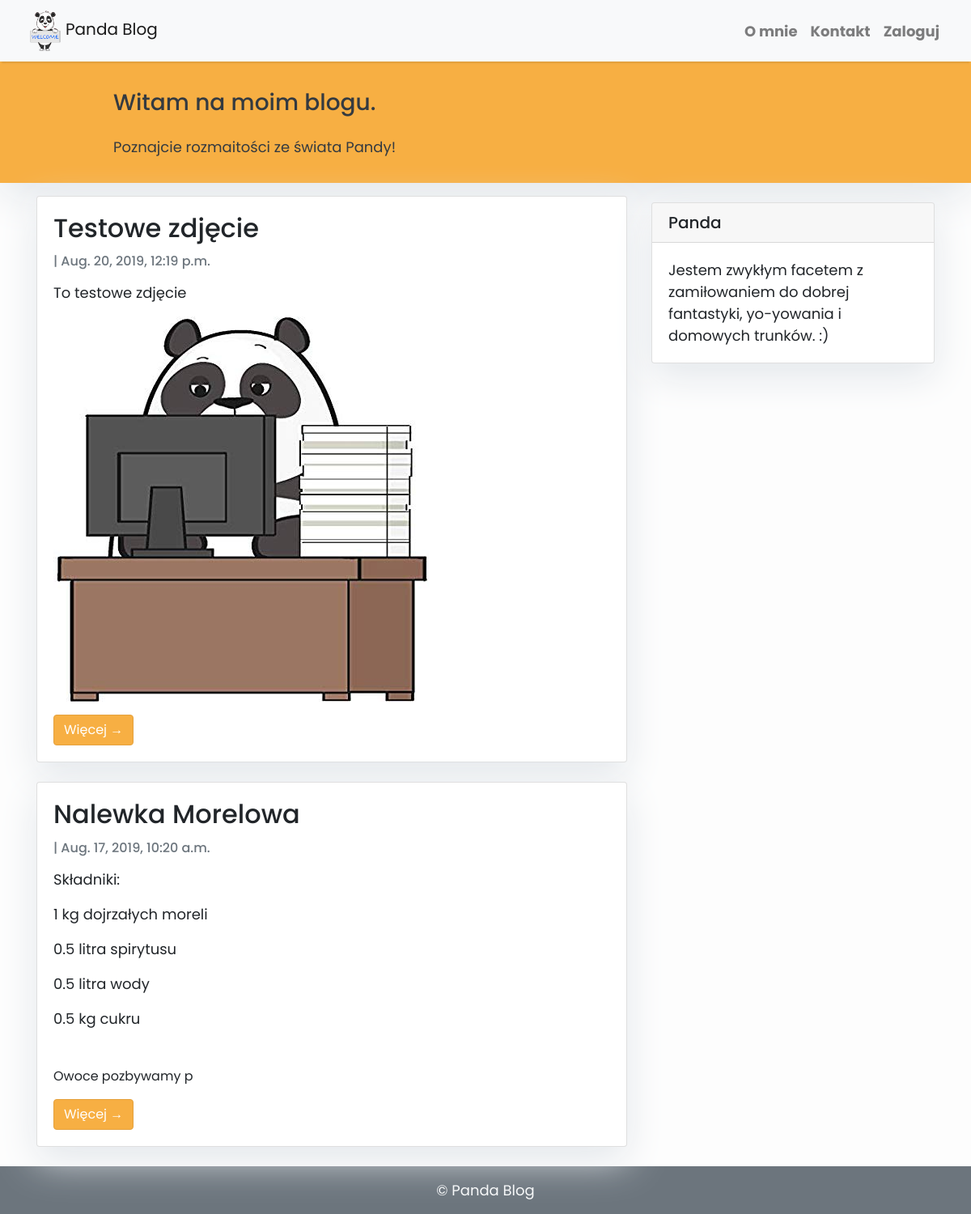
The page / on the database its author committed.
### blog/models.py (models this page shows, shortened)
class Post(models.Model):
    title = models.CharField(max_length=200, unique=True)
    slug = models.SlugField(max_length=200, unique=True)
    author = models.ForeignKey(User, on_delete= models.CASCADE,related_name='blog_posts')
    updated_on = models.DateTimeField(auto_now= True)
    content = models.TextField()
    created_on = models.DateTimeField(auto_now_add=True)
    status = models.IntegerField(choices=STATUS, default=0)
    class Meta:
        ordering = ['-created_on']

### blog/views.py (the view)
# urls.py: path('', PostList.as_view(), name='home'),
class PostList(generic.ListView):
    queryset = Post.objects.filter(status=1).order_by('-created_on')
    template_name = 'index.html'

### blog/templates/index.html (shortened to what this page needs)
{% extends "base.html" %}
{% block content %}
<header class="masthead">
    <div class="container">
        <div class="row">
            <div class=" col-md-8 col-md-10 mx-auto">
                <div class="site-heading">
                    <h3 class=" site-heading my-4 mt-3 text-dark"> Witam na moim blogu. </h3>
                    <p class="text-dark"> Poznajcie rozmaitości ze świata Pandy!
                    </p>
                </div>
            </div>
        </div>
    </div>
</header>
<div class="container">
    <div class="row">
        <div class="col-md-8 mt-3 left">
            {% for post in post_list %}
            <div class="card mb-4">
                <div class="card-body">
                    <h2 class="card-title">{{ post.title }}</h2>
                    <p class="card-text text-muted h6">{{ post.Author }} | {{ post.created_on}} </p>
                    <p class="card-text">{{post.content|slice:":200"|safe }}</p>
                    <a href="{% url 'post_detail' post.slug  %}" class="btn btn-primary"> Więcej &rarr;</a>
                </div>
            </div>
            {% endfor %}
        </div>
        {% block sidebar %} {% include 'sidebar.html' %} {% endblock sidebar %}
    </div>
</div>
{%endblock%}

### blog/templates/base.html (style rules this page uses)
body { font-family: "Poppins", sans-serif; font-size: 17px; background-color: #fdfdfd; }
.masthead { background: #F7AF43; height: auto; padding-bottom: 15px; box-shadow: 0 16px 48px #E3E7EB; padding-top: 10px; }
.btn-primary { background-color: #F7AF43; border: 1px solid #E4A13D; }

### blog/templates/index.html (style rules this page uses)
body { font-family: "Poppins", sans-serif; font-size: 18px; background-color: #fdfdfd; }
.card { box-shadow: 0 16px 48px #E3E7EB; }

### blog/templates/sidebar.html (style rules this page uses)
.card { box-shadow: 0 16px 48px #E3E7EB; }

### rows shown on the page
Post: title "Testowe zdjęcie", created_on "Aug. 20, 2019, 12:19 p.m.", content "To testowe zdjęcie", content (picture)
Post: title "Nalewka Morelowa", created_on "Aug. 17, 2019, 10:20 a.m.", content "Składniki: 1 kg dojrzałych moreli 0.5 litra spirytusu 0.5 litra wody 0.5 kg cukru Owoce pozbywamy p"
